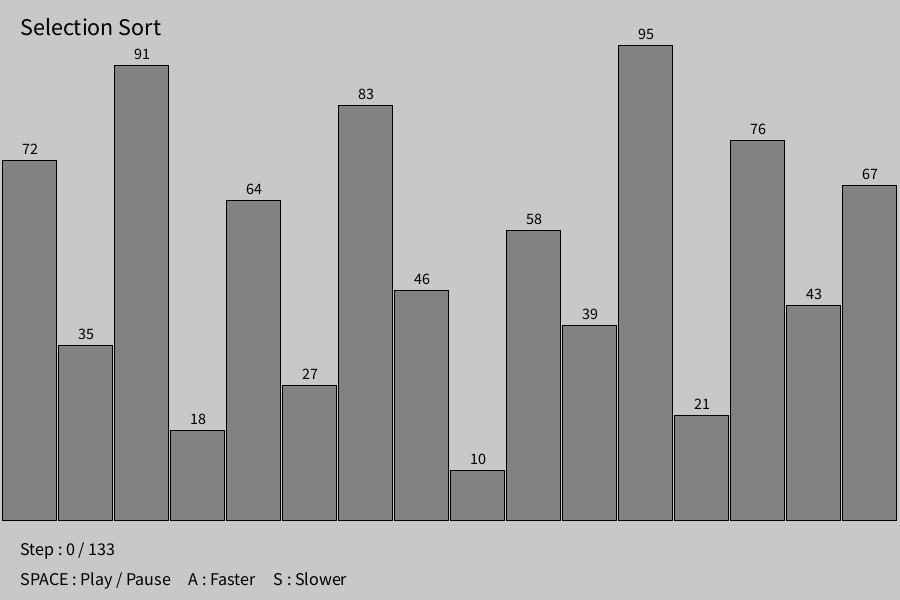
Frame 1 (no input)
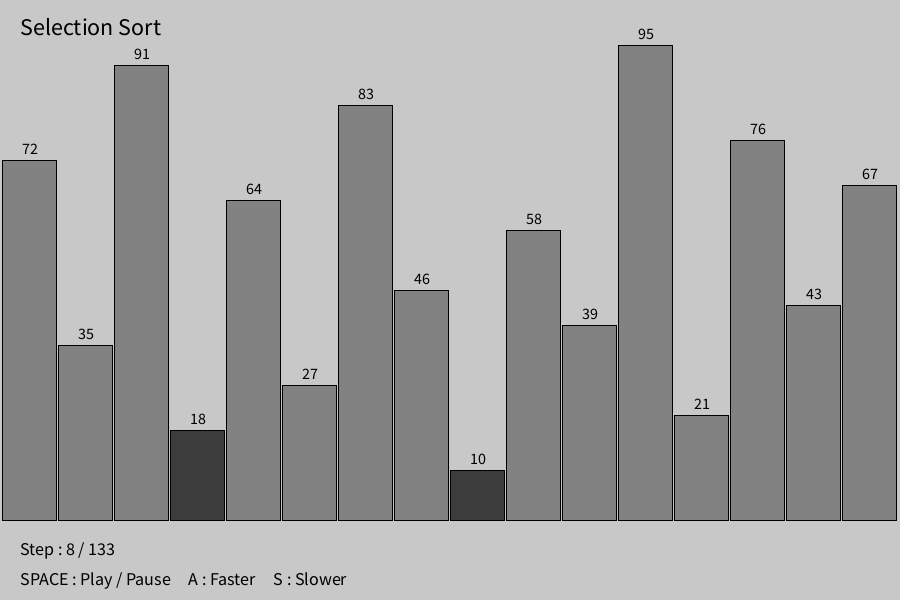
Frame 60 (the mouse pressed at the canvas centre just before this capture)
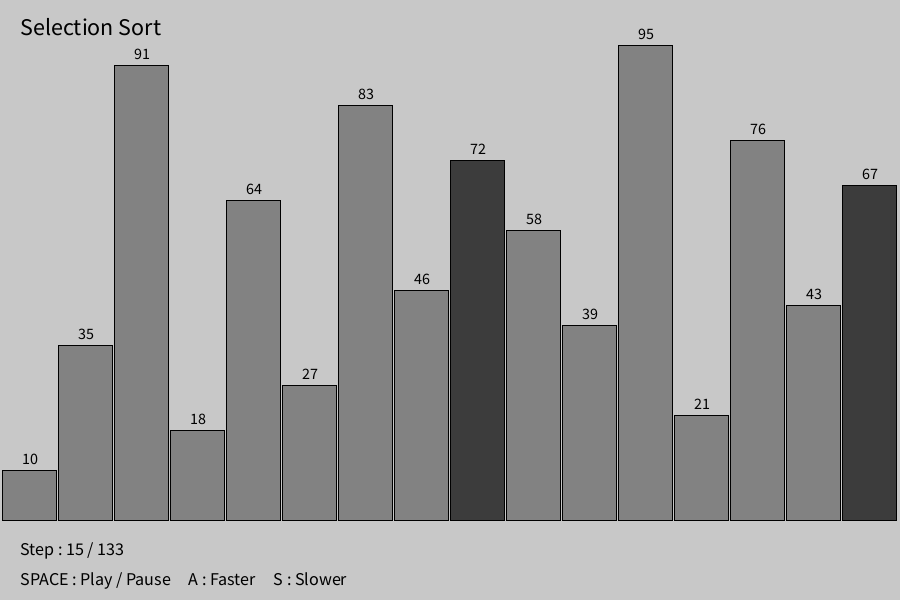
Frame 120 (the mouse held since frame 60 and released just before this capture)

The Processing sketch that drew these frames (run headless with seeded random() and noise(); from frame 60 on, the mouse is pressed at the canvas centre):

// Processing sketch: SortAnimation
// ── SortAnimation.pde
ArrayList<Array> lists;

Array list;

int type = 0;
int len = 16;

int index = 0;
int loop = 0;

boolean autoFlag = true;

int speed = 120;
int lastTime = 0;

int finishTime = 0;

String[] titles = {
  "Selection Sort",
  "Bubble Sort",
  "Insertion Sort",
  "Merge Sort"
};


void setup() {

  size(900, 600);

  textSize(24);

  run(type);
}


void draw() {

  background(200);

  if (lists == null || lists.size() == 0) {
    return;
  }

  list = lists.get(index);

  list.draw();

  fill(0);

  textSize(24);

  text(
    titles[type],
    20,
    35
  );

  textSize(18);

  text(
    "Step : " + index + " / " + loop,
    20,
    height - 45
  );

  text(
    "SPACE : Play / Pause     A : Faster     S : Slower",
    20,
    height - 15
  );


  // 자동 재생
  if (autoFlag) {

    // 정렬 진행 중
    if (index < loop) {

      if (millis() - lastTime > speed) {

        index++;

        lastTime = millis();
      }
    }

    // 정렬 완료
    else {

      if (finishTime == 0) {

        finishTime = millis();
      }

      // 1.5초 후 다음 정렬
      if (millis() - finishTime > 1500) {

        type++;

        if (type >= titles.length) {
          type = 0;
        }

        run(type);
      }
    }
  }
}


// =========================================
// 정렬 시작
// =========================================

void run(int newType) {

  type = newType;

  index = 0;
  loop = 0;

  finishTime = 0;

  lists = new ArrayList<Array>();


  // 처음 배열
  Array first = new Array(
    len,
    -1,
    -1
  );

  lists.add(first);


  // 정렬 실행
  if (type == 0) {

    selectionSort();

  } 
  else if (type == 1) {

    bubbleSort();

  } 
  else if (type == 2) {

    insertionSort();

  } 
  else if (type == 3) {

    mergeSort(
      0,
      len - 1
    );
  }

  lastTime = millis();
}


// =========================================
// Selection Sort
// =========================================

void selectionSort() {

  for (int i = 0; i < len - 1; i++) {

    int minIndex = i;

    for (int j = i + 1; j < len; j++) {

      addState(
        minIndex,
        j
      );

      int[] arr = getCurrentArray();

      if (arr[j] < arr[minIndex]) {

        minIndex = j;
      }
    }

    if (minIndex != i) {

      int[] arr = getCurrentArray();

      swap(
        arr,
        i,
        minIndex
      );

      addState(
        i,
        minIndex
      );
    }
  }
}


// =========================================
// Bubble Sort
// =========================================

void bubbleSort() {

  for (int i = 0; i < len - 1; i++) {

    for (int j = 0; j < len - i - 1; j++) {

      addState(
        j,
        j + 1
      );

      int[] arr = getCurrentArray();

      if (arr[j] > arr[j + 1]) {

        swap(
          arr,
          j,
          j + 1
        );

        addState(
          j,
          j + 1
        );
      }
    }
  }
}


// =========================================
// Insertion Sort
// =========================================

void insertionSort() {

  for (int i = 1; i < len; i++) {

    int[] arr = getCurrentArray();

    int key = arr[i];

    int j = i - 1;

    addState(
      i,
      i
    );

    while (
      j >= 0 &&
      arr[j] > key
    ) {

      arr[j + 1] = arr[j];

      addState(
        j,
        j + 1
      );

      j--;
    }

    arr[j + 1] = key;

    addState(
      j + 1,
      i
    );
  }
}


// =========================================
// Merge Sort
// =========================================

void mergeSort(
  int left,
  int right
) {

  if (left >= right) {
    return;
  }

  int middle =
    (left + right) / 2;

  mergeSort(
    left,
    middle
  );

  mergeSort(
    middle + 1,
    right
  );

  merge(
    left,
    middle,
    right
  );
}


// =========================================
// Merge
// =========================================

void merge(
  int left,
  int middle,
  int right
) {

  int[] arr =
    getCurrentArray();

  int[] temp =
    new int[right - left + 1];

  int i = left;

  int j = middle + 1;

  int k = 0;


  while (
    i <= middle &&
    j <= right
  ) {

    addState(
      i,
      j
    );

    if (arr[i] <= arr[j]) {

      temp[k] = arr[i];

      i++;

    } 
    else {

      temp[k] = arr[j];

      j++;
    }

    k++;
  }


  while (i <= middle) {

    temp[k] = arr[i];

    i++;
    k++;
  }


  while (j <= right) {

    temp[k] = arr[j];

    j++;
    k++;
  }


  // 실제 배열에 복사
  for (
    int x = 0;
    x < temp.length;
    x++
  ) {

    arr[left + x] =
      temp[x];

    addState(
      left + x,
      left + x
    );
  }
}


// =========================================
// 현재 배열
// =========================================

int[] getCurrentArray() {

  return lists
    .get(
      lists.size() - 1
    )
    .arr;
}


// =========================================
// 상태 저장
// =========================================

void addState(
  int i,
  int j
) {

  int[] current =
    getCurrentArray();

  Array newState =
    new Array(
      len,
      current,
      i,
      j
    );

  lists.add(
    newState
  );

  loop++;
}


// =========================================
// Swap
// =========================================

void swap(
  int[] arr,
  int i,
  int j
) {

  int temp =
    arr[i];

  arr[i] =
    arr[j];

  arr[j] =
    temp;
}


// =========================================
// 키보드
// =========================================

void keyPressed() {

  // SPACE
  if (key == ' ') {

    autoFlag =
      !autoFlag;

    lastTime =
      millis();

    if (autoFlag) {
      finishTime = 0;
    }
  }

  // A - 빠르게
  else if (
    key == 'a' ||
    key == 'A'
  ) {

    if (speed > 30) {
      speed -= 20;
    }
  }

  // S - 느리게
  else if (
    key == 's' ||
    key == 'S'
  ) {

    speed += 20;
  }
}

// ── Array.pde
class Array {
  int i0, j0, len, max, w;
  int[] arr;

  Array(int len, int i0, int j0) {
    max = 100;

    this.i0 = i0;
    this.j0 = j0;
    this.len = len;

    arr = new int[len];

    w = (width - 4) / len;

    shuffle();
  }

  Array(int len, int[] arr, int i0, int j0) {
    this.i0 = i0;
    this.j0 = j0;
    this.len = len;

    this.arr = new int[len];

    w = (width - 4) / len;

    for (int i = 0; i < len; i++) {
      this.arr[i] = arr[i];
    }
  }

  void draw() {

    textAlign(CENTER, CENTER);
    textSize(16);

    for (int i = 0; i < len; i++) {

      // 현재 비교하는 막대
      if (i == i0 || i == j0) {
        fill(60);
      } 
      else {
        fill(130);
      }

      int x = i * w + 2;
      int h = arr[i];

      int y = height - 5 * h - 80;

      // 막대
      rect(
        x,
        y,
        w - 2,
        5 * h
      );

      // 숫자
      fill(0);

      text(
        arr[i],
        x + w / 2,
        y - 12
      );
    }

    textAlign(LEFT, BASELINE);
  }

  void shuffle() {

    int[] numbers = {
      72, 35, 91, 18,
      64, 27, 83, 46,
      10, 58, 39, 95,
      21, 76, 43, 67
    };

    for (int i = 0; i < len; i++) {
      arr[i] = numbers[i];
    }
  }
}
